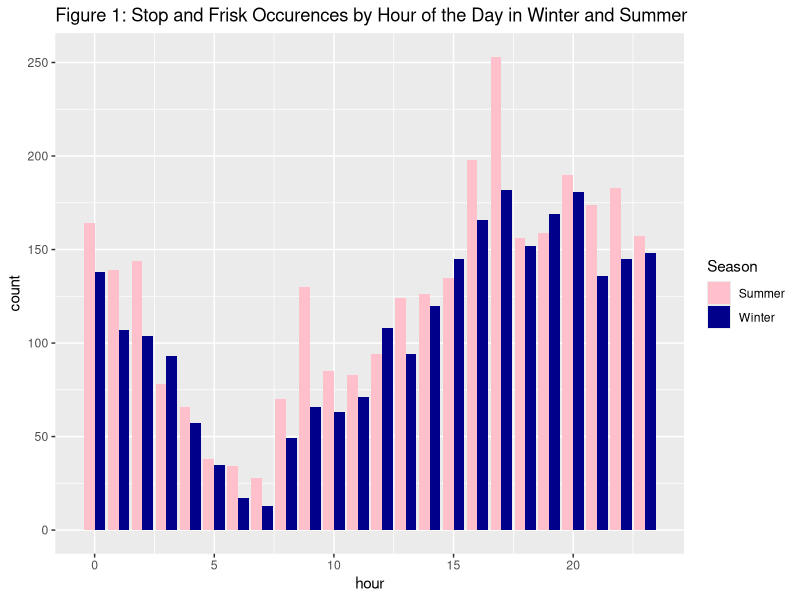
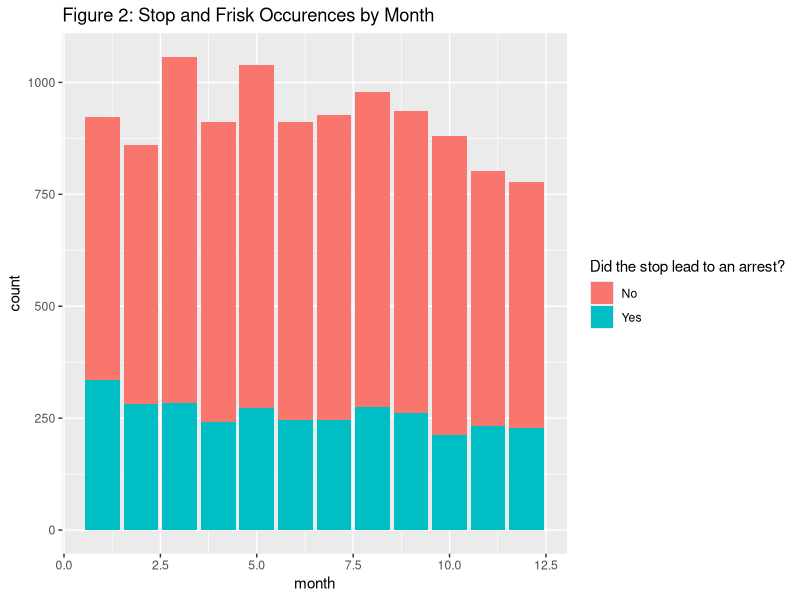
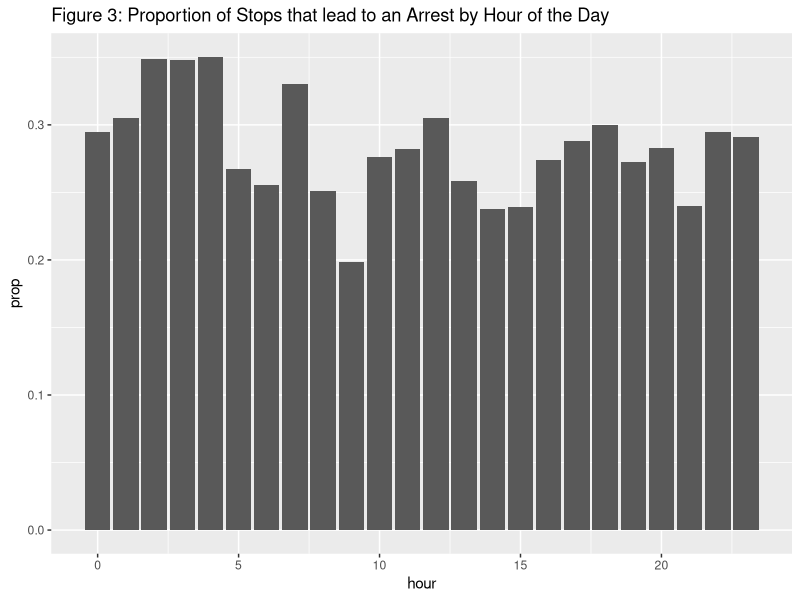
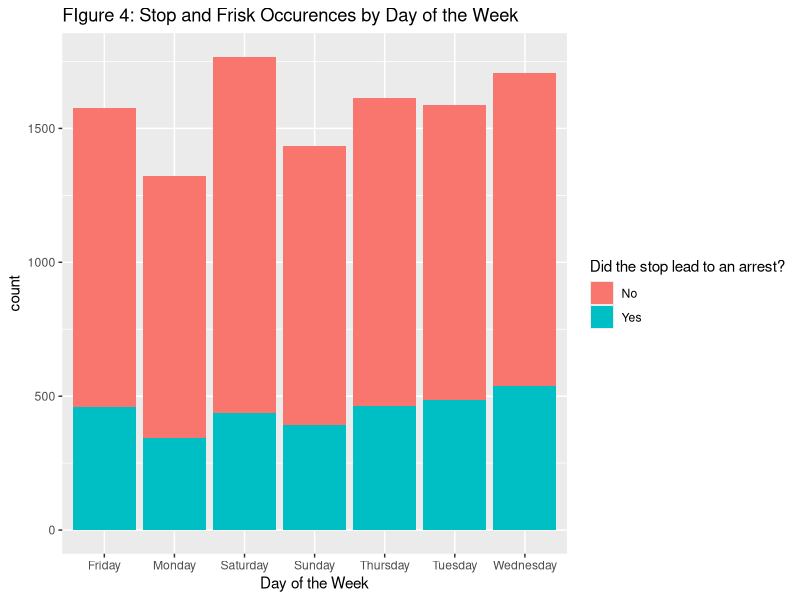
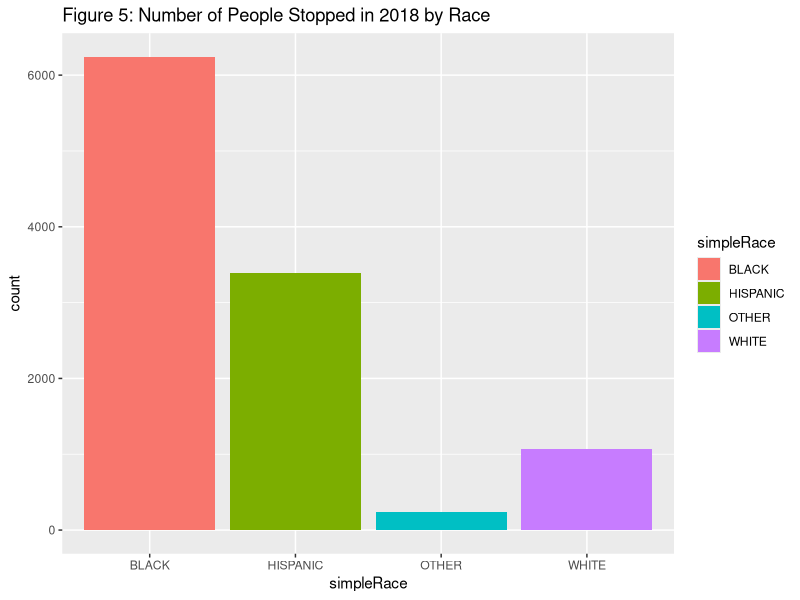
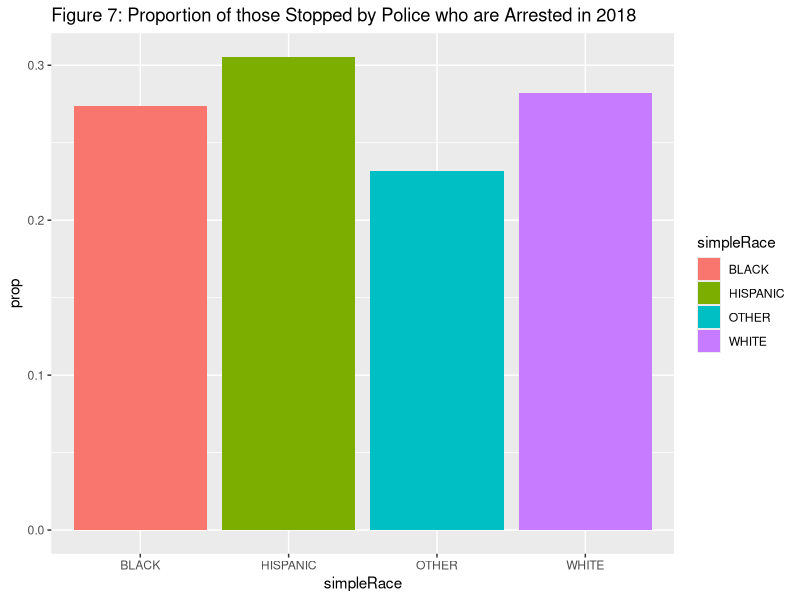
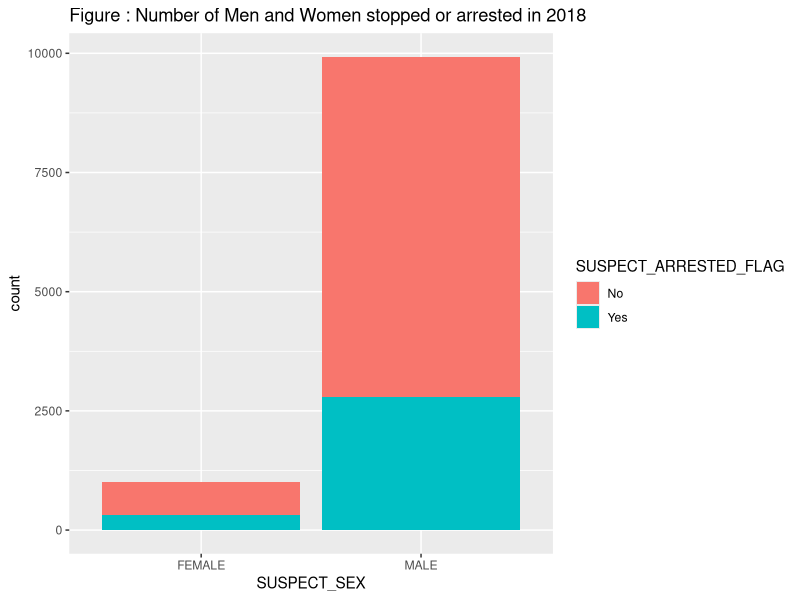
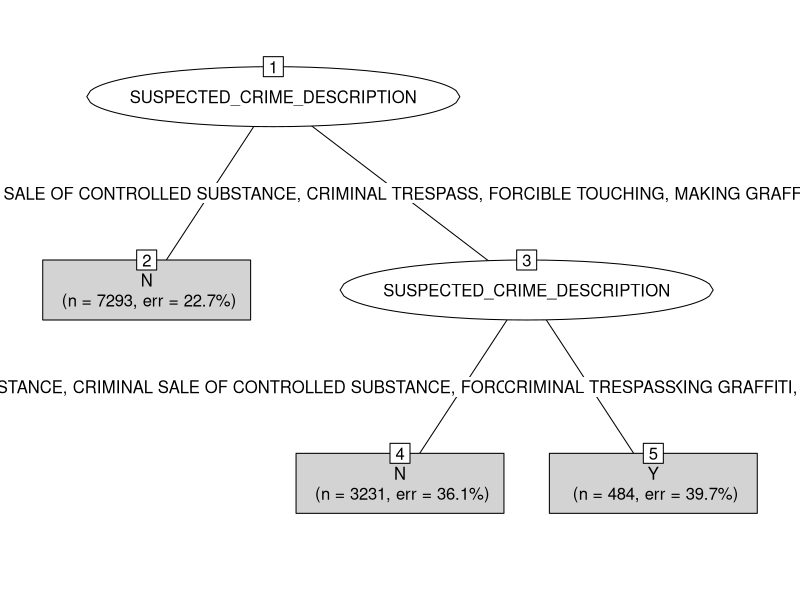

The R source for these figures, in order:
## ---- chunk 1
library(tidyverse)
library(lubridate)
library(caret)
library(rpart)
library(partykit)

knitr::opts_chunk$set(echo=FALSE, fig.width = 10)
## ---- chunk 2
stopFrisk <- read_csv("stopFrisk.csv")

stopFrisk <- stopFrisk %>%
  mutate(date = mdy(STOP_FRISK_DATE),
         hour = as.numeric(str_extract(`Stop Frisk Time`, "\\d*(?=:)")),
         month = month(date),
         day = day(date),
         SEARCHED_FLAG = ifelse(SEARCHED_FLAG == "Y", "Yes", "No"),
         SUSPECT_ARRESTED_FLAG = ifelse(SUSPECT_ARRESTED_FLAG == "Y", "Yes", "No"))
## ---- chunk 3
stopFrisk %>%
  mutate(Season = ifelse(month < 3, "Winter",
                         ifelse(month == 12, "Winter",
                                ifelse(month > 5, "Other",
                                       ifelse(month < 9, "Summer", "Other"))))) %>%
  filter(Season != "Other") %>%
  drop_na(Season, hour) %>%
  mutate(Season = as.factor(Season)) %>%
  ggplot(aes(x = hour, fill = Season)) +
    geom_bar(position = "dodge") +
    labs(title = "Figure 1: Stop and Frisk Occurences by Hour of the Day in Winter and Summer") +
    scale_fill_manual(values = c("pink", "dark blue"))

## ---- chunk 4
ggplot(stopFrisk, aes(x = month, fill = SUSPECT_ARRESTED_FLAG)) +
  geom_bar() +
  labs(title = "Figure 2: Stop and Frisk Occurences by Month", 
       fill = "Did the stop lead to an arrest?")
## ---- chunk 5
stopFrisk %>%
  drop_na(hour) %>%
  group_by(hour) %>%
  summarize(prop = sum(SUSPECT_ARRESTED_FLAG == "Yes")/n()) %>%
  ggplot(aes(x = hour, y = prop)) +
    geom_bar(stat = "identity") +
    labs(title = "Figure 3: Proportion of Stops that lead to an Arrest by Hour of the Day")
## ---- chunk 6
ggplot(stopFrisk, aes(x = DAY2, fill = SUSPECT_ARRESTED_FLAG)) +
  geom_bar() + 
  labs(title = "FIgure 4: Stop and Frisk Occurences by Day of the Week",
       x = "Day of the Week", 
       fill = "Did the stop lead to an arrest?")
## ---- chunk 7
stopFrisk %>%
  drop_na(SUSPECT_RACE_DESCRIPTION) %>% # remove nulls
  # some racial descriptions are overly detailed or too small to form meaningful conclusions from.
  # oddly, these were the groups with longer names, so a simple heuristic splits the two desired types of
  # "race description" from each other
  mutate(simpleRace = ifelse(str_length(SUSPECT_RACE_DESCRIPTION) > 14, "OTHER", SUSPECT_RACE_DESCRIPTION)) %>% 
  #combine black hispanic and white hispanic
  mutate(simpleRace = ifelse(str_detect(simpleRace, "HISPANIC"), "HISPANIC", simpleRace)) %>%
  ggplot(aes(x = simpleRace, fill = simpleRace)) +
    geom_bar() + 
    labs(title = "Figure 5: Number of People Stopped in 2018 by Race")


## ---- chunk 8

stopFrisk %>%
  drop_na(SUSPECT_RACE_DESCRIPTION, SUSPECT_ARRESTED_FLAG) %>% # remove nulls
  # some racial descriptions are overly detailed or too small to form meaningful conclusions from.
  # oddly, these were the groups with longer names, so a simple heuristic splits the two desired types of
  # "race description" from each other
  mutate(simpleRace = ifelse(str_length(SUSPECT_RACE_DESCRIPTION) > 14, "OTHER", SUSPECT_RACE_DESCRIPTION)) %>% 
  #combine black hispanic and white hispanic
  mutate(simpleRace = ifelse(str_detect(simpleRace, "HISPANIC"), "HISPANIC", simpleRace)) %>%
  group_by(simpleRace) %>%
  # calculate proportion who are arrested
  summarize(prop = sum(SUSPECT_ARRESTED_FLAG == "Yes")/n()) %>%
  ggplot(aes(x = simpleRace, fill = simpleRace, y = prop)) +
    geom_bar(stat = "identity") + 
    labs(title = "Figure 7: Proportion of those Stopped by Police who are Arrested in 2018")
## ---- chunk 9
stopFrisk %>%
  drop_na(SUSPECT_SEX) %>%
  ggplot(aes(x = SUSPECT_SEX, fill = SUSPECT_ARRESTED_FLAG)) +
    geom_bar() +
    labs(title = "Figure : Number of Men and Women stopped or arrested in 2018")

## ---- chunk 10

# first re-collect the data to avoid problems with data clearning done earlier in the file
data <- read_csv("stopFrisk.csv") %>%
  # We will assume that a null represents no arrest
  mutate(class = ifelse(SUSPECT_ARRESTED_FLAG %in% c(NA, "(null)", "N"), "N", "Y"))

set.seed(674991)
# get the training and testing sets.
train_ind <- sample(nrow(data), floor(0.8*nrow(data)))
train <- slice(data, train_ind)
test <- slice(data, -train_ind)

# train a decision tree on some reasonable predictors
DT <- rpart(
  class ~ OBSERVED_DURATION_MINUTES +
    SUSPECTED_CRIME_DESCRIPTION + OTHER_PERSON_STOPPED_FLAG + 
    SUSPECT_REPORTED_AGE + SUSPECT_RACE_DESCRIPTION +
    STOP_LOCATION_PRECINCT + STOP_LOCATION_BORO_NAME,
  data = data
)
## ---- chunk 11
# plot the DT
plot(as.party(DT), type = "simple")
